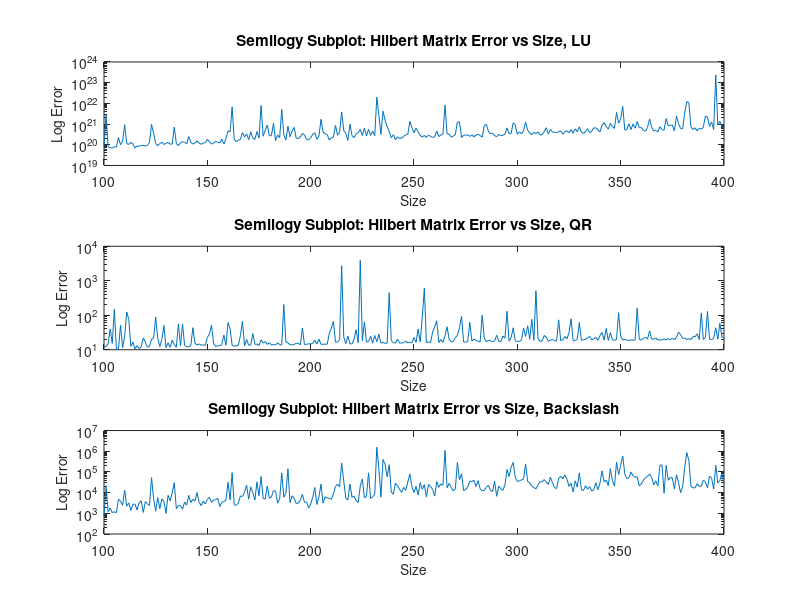

Write MATLAB code to recreate this figure.
% Routine for CA NUMBER

% matrix norms example.
clear;
A = rand(3,3) % define a random 3 by 3 matrix
% compute the 2 norm and condition number using the 2 norm.
twonorm = norm(A,2) % 2-norm
twocond = cond(A,2) % cond number with 2-norm

% Add code here for the computation of the 1-norm, the infinity norm
% and the Frobenius norm and condition number based on those norms.
onenorm = norm(A,1)
onecond = cond(A,1)

infnorm = norm(A, inf)
infcond = cond(A, inf) 

fronorm = norm(A, 'fro')
frocond = cond(A, 'fro')

%%%%%%%%%%%%%%%%%%%%%%%%%%%%%%%%%%%%%%%%%%%%%%%%%%%%

% generate Hilbert matrices and 
% compute cond number with 2-norm
N = 50; % total numer of matrices
condofH = [];
a = 1 + sqrt(2);
% compute the cond number of Hn
for n = 1:N
	Hn = hilb(n);
	condofH = [condofH cond(Hn,2)];
     q(n) =   ( (a)^(4*n) )/sqrt(n) ;
end

% at this point you have a vector condofH that contains the condition
% number of the Hilber matrices from 1x1 to 50x50.
semilogy(1:N, condofH, 'LineWidth', 2)
hold on
semilogy(1:N, q )
title('Semilog on Y Axis: Condition of Hibert Matrix vs Size')
ylabel('Condition Number','fontsize',10)
xlabel('Size','fontsize',10)
% Figure out how to plot this (regular plot?, log log plot?, semilog plot?)
% and also plot on the same graph the theoretical growth line. Include and
% explain this graph in your report.
%

% Third part - compare the performance of solving an ill-conditioned linear
% system using LU, QR and backslash.
% 
mindim = 100; % minimum number of rows and columns of Hilbert matrix
maxdim = 400; % maximum number of rows and columns of Hilbert matrix
% errors in 2-norm for 3 methods
errorlu = [];
errorqr = [];
errorbackslash = [];
tic
for k = mindim:maxdim
	Hk = hilb(k); % generate Hilbert matrix
	x = ones(k,1); % give the solution of the system
	b = Hk*x; % % compute RHS
	% get solution back by using different methods
  	[P,L,U] = lu(Hk); % lu factorization of Hk
 	[Q,R] = qr(Hk); % qr factorization of Hk
  	xlu = U \ (L \ (P * b)); % solution with LU
 	xqr = R \ Q \ b; % solution with QR
 	xbackslash = Hk \ b; % solution with backslash command
	% computing errors
  	errorlu = [errorlu norm(xlu-x,2)];
  	errorqr = [errorqr norm(xqr-x,2)];
	errorbackslash = [errorbackslash norm(xbackslash-x,2)];
end
toc
%total errors
totalerrorlu = sum(errorlu)
totalerrorqr = sum(errorqr)
totalerrorbackslash = sum(errorbackslash)

% plot solutions
subplot(3,1,1)
semilogy(mindim:maxdim,errorlu)
title('Semilogy Subplot: Hilbert Matrix Error vs Size, LU')
ylabel('Log Error','fontsize',10)
xlabel('Size','fontsize',10)

subplot(3,1,2)
semilogy(mindim:maxdim, errorqr)
title('Semilogy Subplot: Hilbert Matrix Error vs Size, QR')
ylabel('Log Error','fontsize',10)
xlabel('Size','fontsize',10)

subplot(3,1,3)
semilogy(mindim:maxdim, errorbackslash)
title('Semilogy Subplot: Hilbert Matrix Error vs Size, Backslash')
ylabel('Log Error','fontsize',10)
xlabel('Size','fontsize',10)


meanqr = mean(errorqr)
meaneb = mean(errorbackslash)
% add here similar plots for QR and backslash


	
